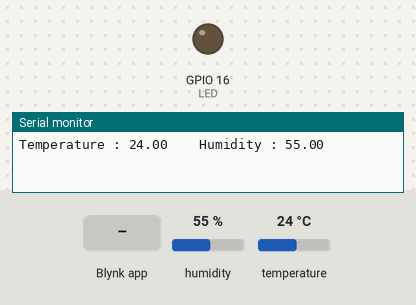
This sketch was run on a simulated ESP8266 (NodeMCU). Shown: output pins drawn as LEDs (lit = HIGH), the last lines printed to the serial monitor. Inputs (shaded band) come from the test bench; at power-on: humidity 55 %, temperature 24 °C. WiFi joins after 1.5 s; servers stay silent unless stated.

Above: at 3.0 s.
3.1 s: Blynk app writes 1 to V0
At 3.8 s:
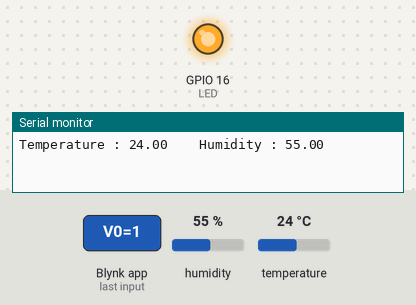
4.6 s: Blynk app writes 0 to V0
At 5.0 s:
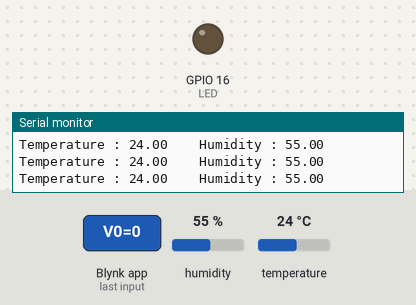
6.1 s: Blynk app writes 200 to V0
At 7.3 s:
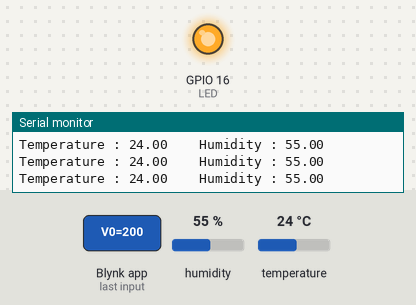
Timing chart, 0 to 9.1 s (numbered marks = the images above; inputs shaded):
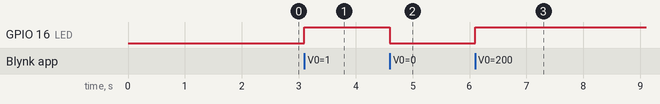

The sketch:

MyIoTWidgeten.ino
```cpp
#define BLYNK_PRINT Serial

// Base ESP8266
#include <ESP8266WiFi.h>
#include <BlynkSimpleEsp8266.h>
#include <DHT.h>

#define LED 16
#define DHTPIN 4

#define BLYNK_TEMPLATE_ID "TMPLd-C71R-L"
#define BLYNK_DEVICE_NAME "proyecto330"
#define BLYNK_AUTH_TOKEN "FidCz_MCNxL42zE31J00kiKR4oBOWAUT"

//Definimos la variable dht
#define DHTTYPE DHT11

DHT dht(DHTPIN, DHTTYPE);
BlynkTimer timer;

void sendSensor() {
  float h = dht.readHumidity();
  float t = dht.readTemperature();  // or
  dht.readTemperature(true);         //for Fahrenheit

    if (isnan(h) || isnan(t)) {
    Serial.println("Fallo al leer el sensor DHT!");
    return;
  }

  Serial.print("Temperature : ");
  Serial.print(t);
  Serial.print("    Humidity : ");
  Serial.println(h);

  Blynk.virtualWrite(V5, t);
  Blynk.virtualWrite(V6, h);


}
void setup() {
  Serial.begin(115200);

  // Configure LED pin as an output
  pinMode(LED, OUTPUT);

  Blynk.begin(BLYNK_AUTH_TOKEN, "Galaxy A51BE13", "Edualdan982", "blynk.cloud", 80);

  dht.begin();

  timer.setInterval(1000L, sendSensor);
}

void loop() {

  Blynk.run();
  timer.run();
}

BLYNK_WRITE(V0) {
  int pinValue = param.asInt();

  digitalWrite(LED, pinValue);
}
```

Measured:
- after the input at 3.1 s, GPIO 16 (LED): LOW → HIGH at once
- after the input at 4.6 s, GPIO 16 (LED): HIGH → LOW at once
- after the input at 6.1 s, GPIO 16 (LED): LOW → HIGH at once
